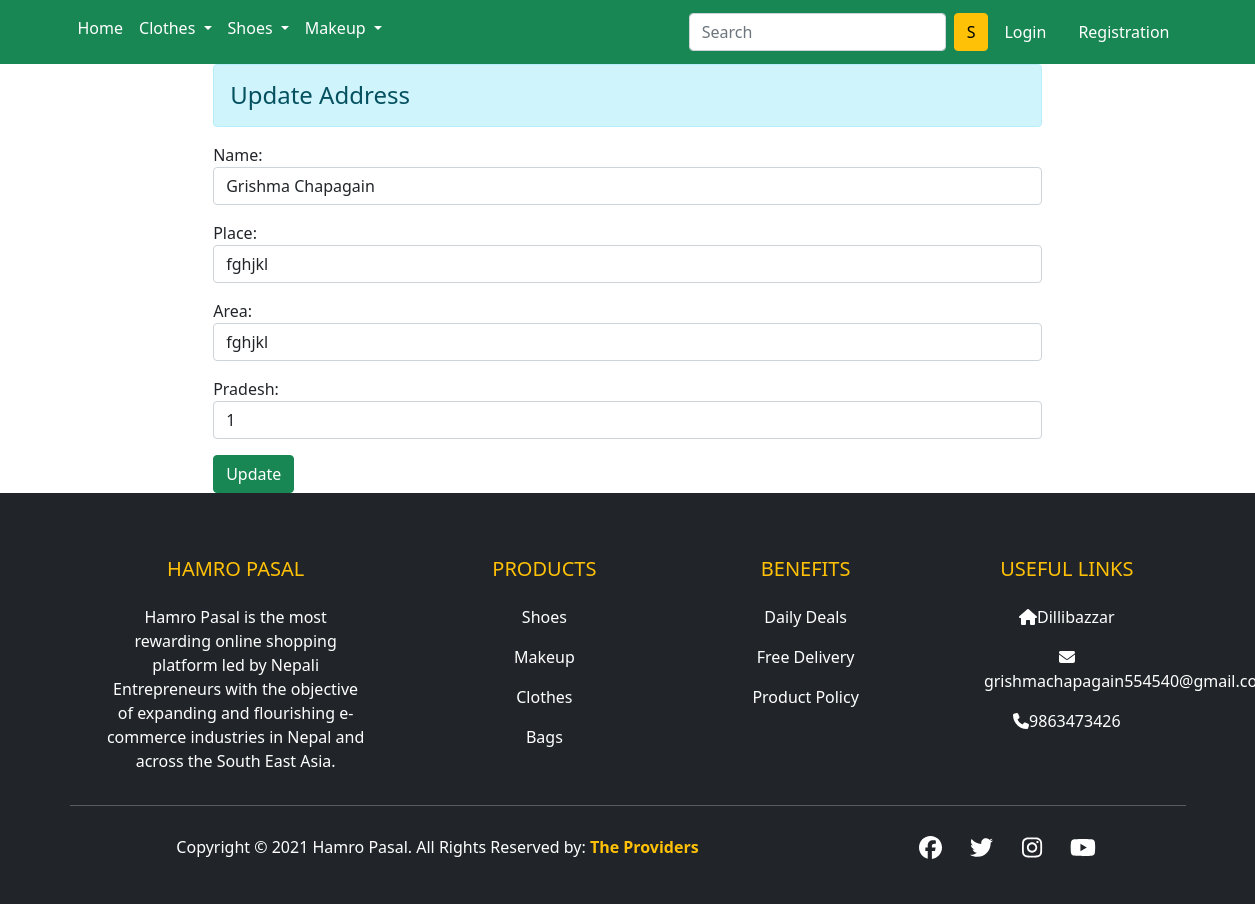
Page /updateaddress10/ on the committed database.
### products/models.py (models this page shows, shortened)
class Customer(models.Model):
    user = models.ForeignKey(User, on_delete=models.CASCADE)
    name = models.CharField(max_length=200)
    place = models.CharField(max_length=200)
    area = models.CharField(max_length=200)
    Pradesh = models.CharField(choices=PRADESH_CHOICE, max_length=50)

### products/views.py (the view, shortened to what this page needs)
# urls.py: path('updateaddress<int:id>/',views.update_address.as_view(),name="updateaddress"),
class update_address(View):
    def get(self,request,id):
        pi=Customer.objects.get(pk=id)
        fm=CustomerProfileForm(instance=pi)
        return render(request,'pr/Updateaddress.html',{'form':fm})

### products/forms.py
class CustomerProfileForm(forms.ModelForm):
    class Meta:
        model = Customer
        fields = ['name', 'place', 'area', 'Pradesh']
        widgets = {'name': forms.TextInput(attrs={'class': 'form-control'}), 'place': forms.TextInput(attrs={'class': 'form-control'}), 'area': forms.TextInput( attrs={'class': 'form-control'}), 'Pradesh': forms.Select(attrs={'class': 'form-control'})}

### products/templates/pr/Updateaddress.html (shortened to what this page needs)
{% extends 'pr/base.html' %} {% block main-content %}
<div class="row">
  <div class="col-sm-8 offset-2">
    <h4 class="alert alert-info">Update Address</h4>
    <form action="" method="POST">
      {{form.as_p}}
      <input type="submit" class="btn btn-success" value="Update" />
    </form>
  </div>
</div>
{% endblock main-content %}

### rows in the picture
Customer: name "Grishma Chapagain", place "fghjkl", area "fghjkl", Pradesh "1"
